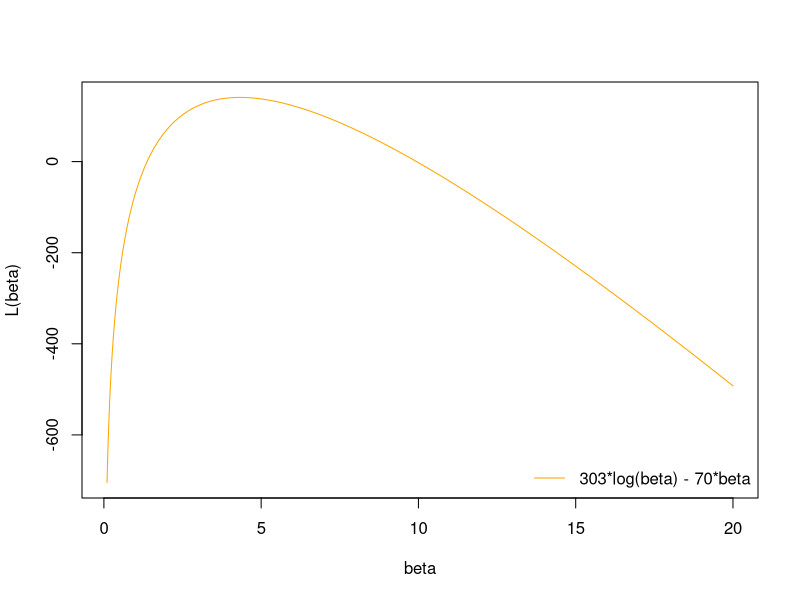
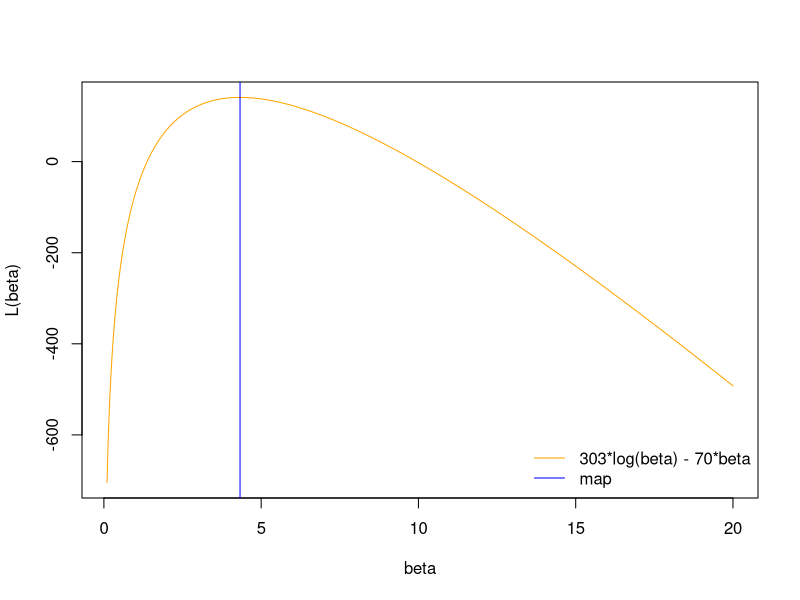
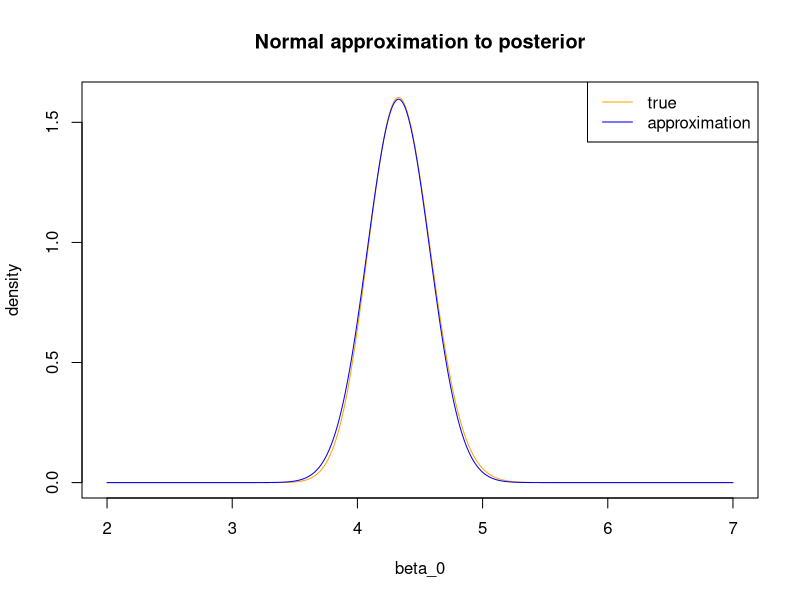
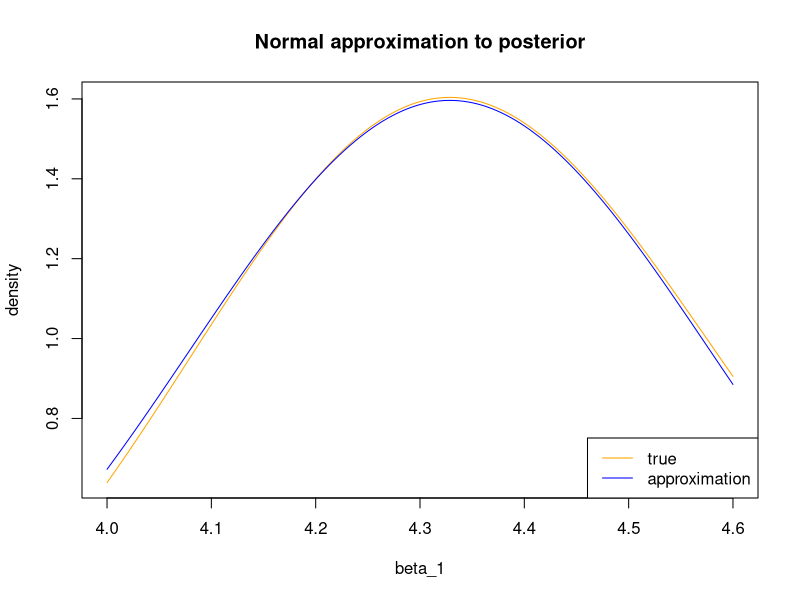
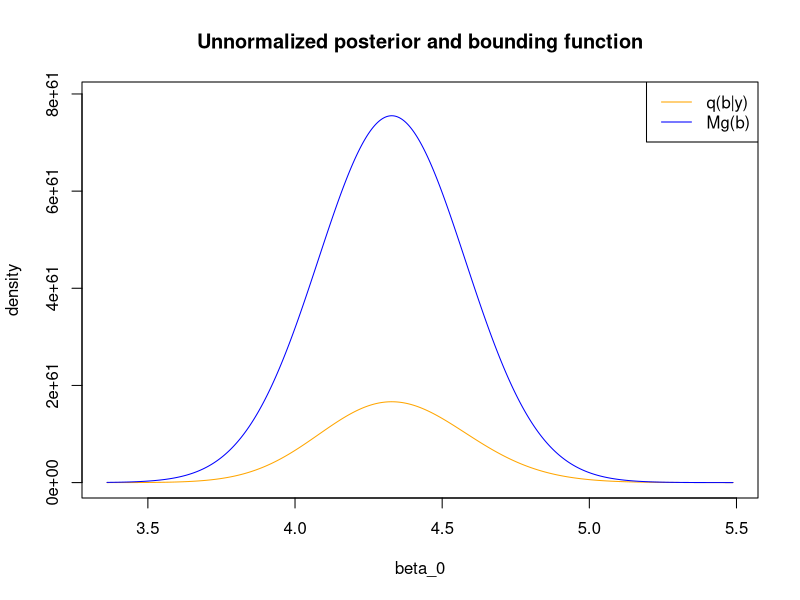
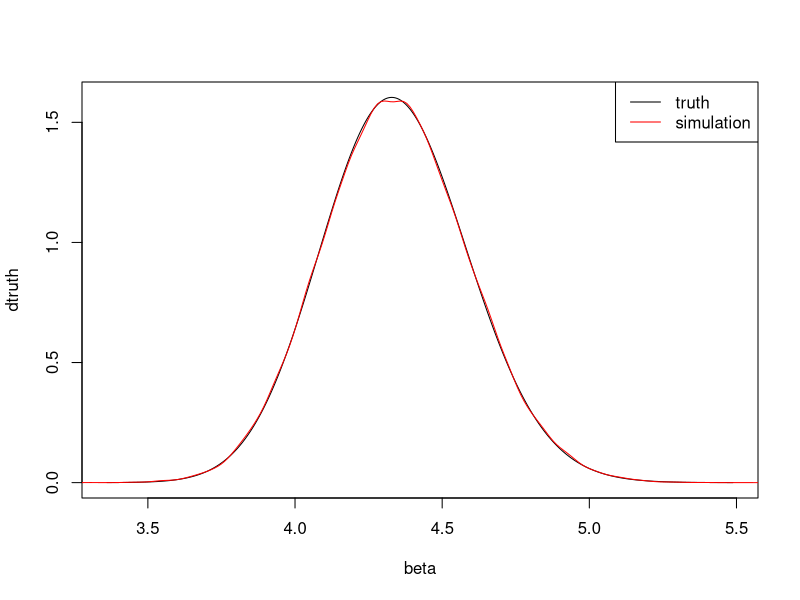
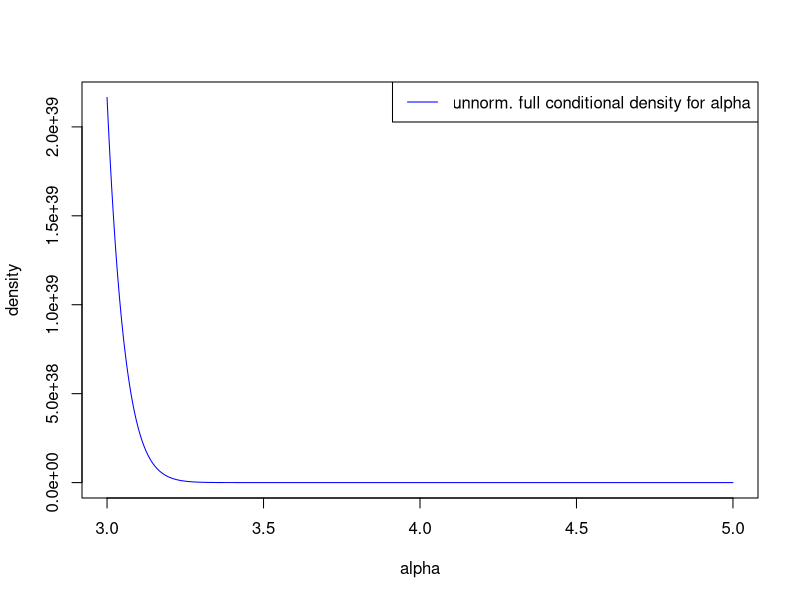

Write R code to recreate these figures, in order.
### problem 6b ###
beta = seq(10^-1, 20, length = 1000)
l = function(beta) {
  303*log(beta) - 70*beta
}
plot(beta, l(beta), ylab = "L(beta)", 
     type = "l", col = "orange")
legend("bottomright", 
       legend = c("303*log(beta) - 70*beta"), 
       col = c("orange"), lty = 1, bty = "n")

### problem 6c ###
beta = seq(10^-1, 20, length = 1000)
l = function(beta) {
  303*log(beta) - 70*beta
}
  
map = optimize(l, interval = c(1, 10), maximum = TRUE)
map$maximum
plot(beta, l(beta), ylab = "L(beta)", 
     type = "l", col = "orange")
abline(v=map$maximum, col = "blue")
legend("bottomright", 
       legend = c("303*log(beta) - 70*beta", "map"), 
       col = c("orange", "blue"), lty = 1, bty = "n")

### Problem 7c ###
# normal approximation posterior
m = 4.328577
var =  0.06245526
a = 304
b = 70

dpapprox_norm = function(beta, m, var) {
  dnorm(beta, mean = m, sd = sqrt(var))
}

beta_0 = seq(2, 7, length = 1000)
beta_1 = seq(4.0, 4.6, length = 1000)

plot(beta_0, dgamma(beta_0, a, b), ylab = "density", 
     type = "l", col = "orange")

# plot normal approximation
lines(beta_0, dpapprox_norm(beta_0, m, var), col = "blue")
legend("topright", legend = c("true", "approximation"),
       col = c("orange", "blue"), lty = 1)
title("Normal approximation to posterior")

plot(beta_1, dgamma(beta_1, a, b), ylab = "density", 
     type = "l", col = "orange")
# plot normal approximation
lines(beta_1, dpapprox_norm(beta_1, m, var), col = "blue")
legend("bottomright", legend = c("true", "approximation"),
       col = c("orange", "blue"), lty = 1)
title("Normal approximation to posterior")






### Problem 8c ###
m = 4.328577
var =  0.06245526
a = 304
b = 70
precision=10^-5
q = qgamma(c(precision, 1-precision), a, b)
q
beta_0 = seq(q[1], q[2], length = 1000)
qp_beta = function(beta) {
  (beta^(a-1))*exp(-b*beta)
}
dpapprox_norm = function(beta) {
  dnorm(beta, mean = m, sd = sqrt(var))
}
beta_appr = dpapprox_norm(beta_0)
q_beta = qp_beta(beta_0)

M=max(q_beta)/ max(beta_appr)
while (sum(M * beta_appr - q_beta < 0)>0) {
  M=M*1.01
}
M

plot(beta_0, q_beta, ylab = "density", 
     type = "l", col = "orange", 
     ylim=c(0,1.05*max(M*beta_appr)))
lines(beta_0, M*beta_appr, col = "blue")
legend("topright", legend = c("q(b|y)", "Mg(b)"),
       col = c("orange", "blue"), lty = 1)
title("Unnormalized posterior and bounding function")

### Problem_8d ###
m = 4.328577
var =  0.06245526
a = 304
b = 70
sd = sqrt(var)
size = 10^5
beta = seq(q[1], q[2], length = 1000) #q and M are from #8c

qp_beta_unnorm = function(beta) {
  (beta^(a-1))*exp(-b*beta)
}

qp_beta_unnorm_rej = numeric(size)
n=1
while (n < size) {
  x = rnorm(1, mean=m, sd=sd)
  if (runif(1,0,1) < qp_beta_unnorm(x)/(M*dnorm(x, mean=m, sd=sd))) {
    qp_beta_unnorm_rej[n] = x
    n=n+1
  }
}
dtruth = dgamma(beta, a, b)
plot(beta, dtruth, col = "black", type = "l")
lines(density(qp_beta_unnorm_rej), col = "red")
legend("topright", legend = c("truth", "simulation"),
       lwd = c(1, 1), col = c("black", "red"))

### Problem_9b ###
p_alpha_unnorm = function(a) {
  (((4^a)/factorial(a-1))^100) * exp((a+1)*(-64))
}
alpha = seq(3, 5, length = 10^3)
density = p_alpha_unnorm(alpha)
plot(alpha, density, col = "blue", type = "l")
legend("topright", legend = c("unnorm. full conditional density for alpha"),
       lwd = c(1, 1), col = c("blue"))

optimize(p_alpha_unnorm,interval = c(1,5), maximum = TRUE)


### Problem_9c ###
a=3
p_beta_unnorm = function(b, a) {
  (b^(100*a+3)) * exp((b+4)*(-256))
}

p_beta_unnorm(4.32,3)
